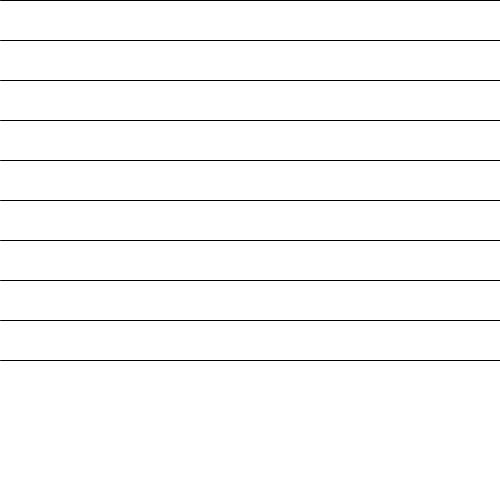
Frame 1 (no input)
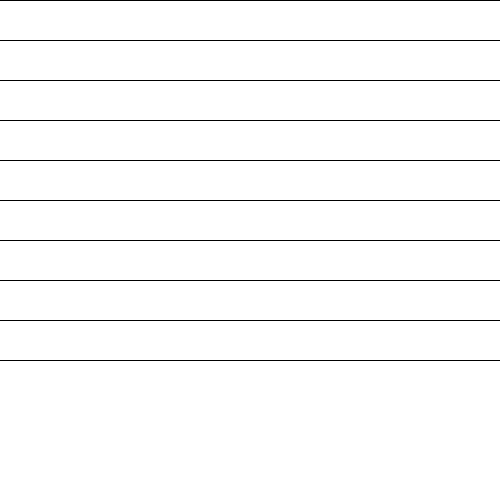
Frame 60 (the mouse pressed at the canvas centre just before this capture)
Frame 120 (the mouse held since frame 60 and released just before this capture): identical to frame 60, image omitted

The Processing sketch that drew these frames (run headless with seeded random() and noise(); from frame 60 on, the mouse is pressed at the canvas centre):

// Processing sketch: Ejemplo02
// ── Ejemplo02.pde
int x = 0;
int y=50;
void setup()
{
 size(500,500); 
 background(255);
}

void draw()
{
   for(int i = 0 ; i<10 ; i++)
   {
    line(x, i*40, width, i*40); 
   }
}
